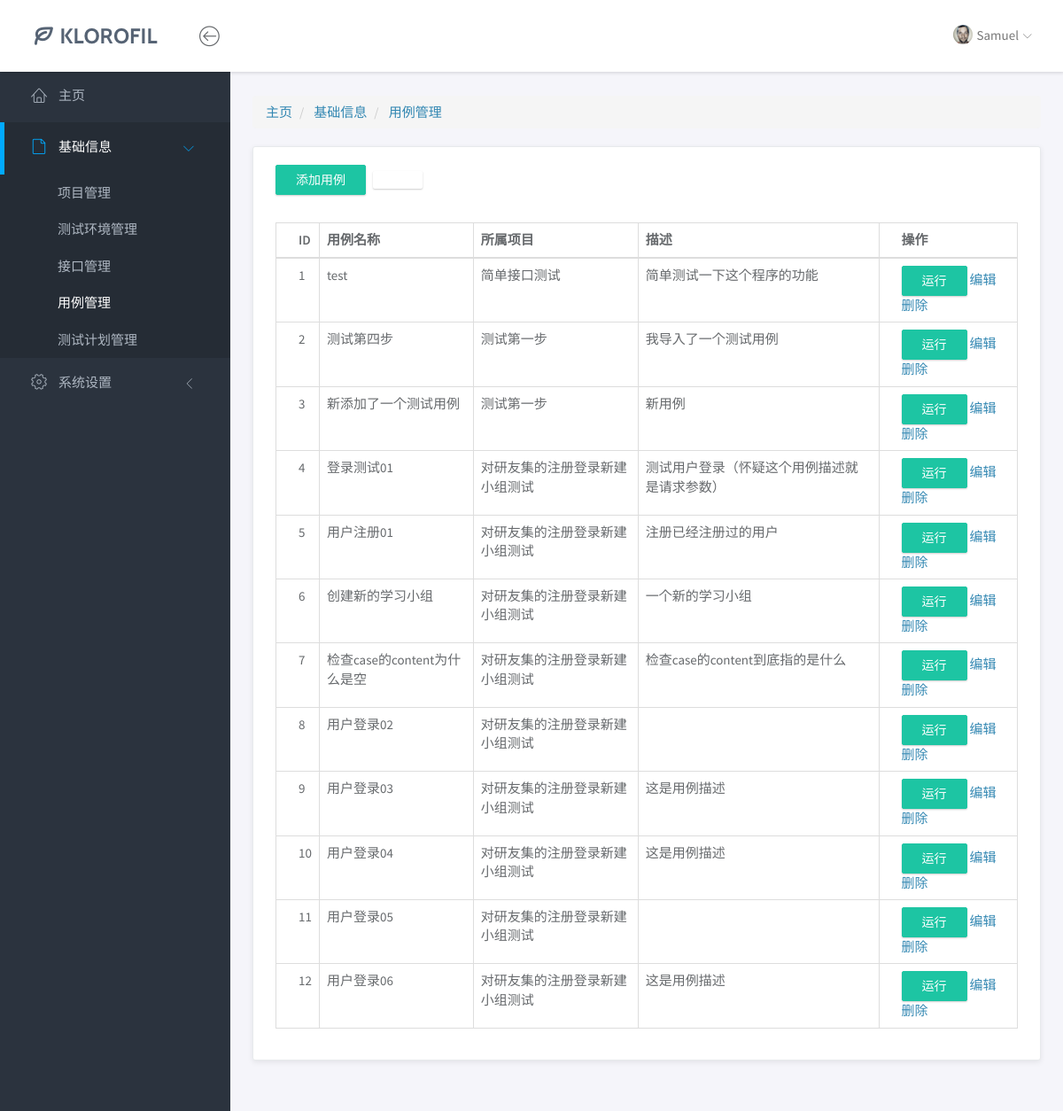
Before: /base/case/ with the older database file.
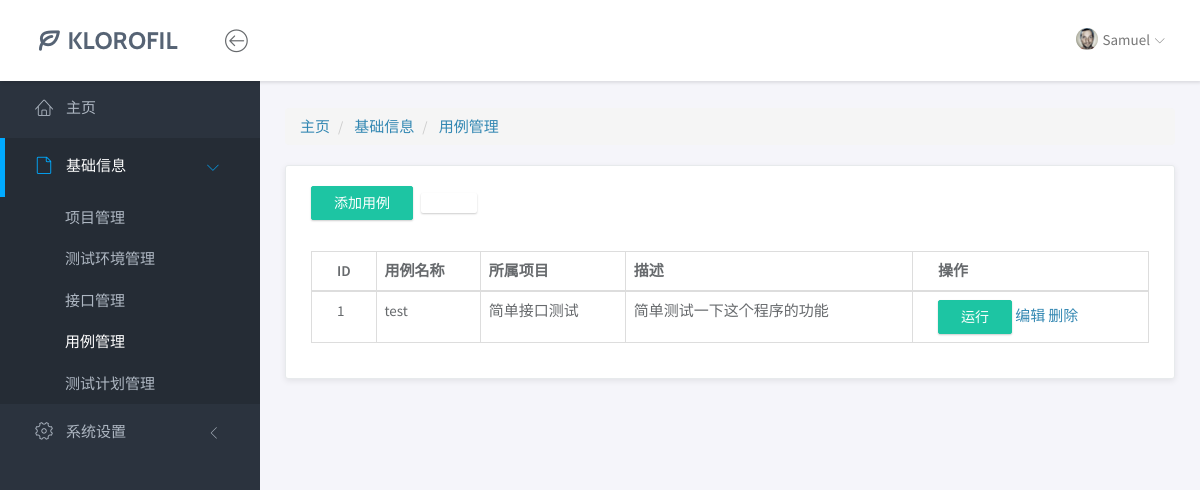
After: the same page with the newer database file.
### base/models.py (models this page shows, shortened)
class Case(models.Model):
    case_id = models.AutoField(primary_key=True, null=False)  # 用例ID
    case_name = models.CharField(max_length=50)               # 用例名称
    project = models.ForeignKey('Project', on_delete=models.CASCADE)  # 所属项目（外键）
    description = models.CharField(max_length=200)           # 用例描述
    content = models.TextField()                             # 用例执行内容（JSON格式）

class Project(models.Model):
    prj_id = models.AutoField(primary_key=True, null=False)   # 项目ID
    prj_name = models.CharField(max_length=50)                # 项目名称
    sign = models.ForeignKey('Sign', on_delete=models.CASCADE)  # 关联的签名信息（外键）
    description = models.CharField(max_length=100)           # 项目描述
    def __str__(self):
        return self.prj_name

### base/views/case_views.py (the view)
# urls.py: path('case/', case_index),
def case_index(request):
    case_list = Case.objects.all()
    return render(request, "base/case/index.html", {"case_list": case_list})

### templates/base/case/index.html (shortened to what this page needs)
{% extends "../../base.html" %}
{% block crumbs %}
<div class="row">
    <div class="col-md-12">
        <ol class="breadcrumb">
            <li>
                <a href="/yqjr/index">主页</a>
            </li>
            <li class="active">
                <a class="this">基础信息</a>
            </li>
            <li class="active">
                <a class="this-page">用例管理</a>
            </li>
        </ol>
    </div>
</div>
{% endblock %}
{% block body %}
<div class="row">
    <div class="col-md-12">
        <div class="panel">
            <div class="panel-heading">
                <a href="/base/case_add/" class="btn btn-primary">添加用例</a>
                <button class="btn btn-primary" onclick="openFileSelector()">外部导入</button>
            </div>
            <div class="panel-body">
                <table class="table table-bordered">
                    <thead>
                    <tr>
                        <th>ID</th>
                        <th>用例名称</th>
                        <th>所属项目</th>
                        <th>描述</th>
                        <th>操作</th>
                    </tr>
                    </thead>
                    <tbody>
                    {% for case in case_list %}
                    <tr>
                        <td>{{ case.case_id }}</td>
                        <td>{{ case.case_name }}</td>
                        <td prj_id="{{ case.project.prj_id }}">{{ case.project }}</td>
                        <td>{{ case.description }}</td>
                        <td>
                            <button class="#runCaseForm btn btn-primary" onclick="debug_button(this);
                            " data-toggle="modal" data-target="#runCaseForm">运行</button>
                            <a href="/base/case_update?case_id={{ case.case_id  }}" class="layui-btn layui-btn-xs"
                               lay-event="edit">编辑</a>
                            <a href="/base/case_delete?case_id={{ case.case_id  }}"
                               class="layui-btn layui-btn-danger layui-btn-xs"
                               lay-event="del">删除</a>
                        </td>
                    </tr>
                    {% endfor %}
                    </tbody>
                </table>
            </div>
        </div>
    </div>
    {% endblock %}

Changed rows visible on the page:
removed Case: case_id "2", case_name "测试第四步", project "测试第一步", description "我导入了一个测试用例"
removed Case: case_id "3", case_name "新添加了一个测试用例", project "测试第一步", description "新用例"
removed Case: case_id "4", case_name "登录测试01", project "对研友集的注册登录新建小组测试", description "测试用户登录（怀疑这个用例描述就是请求参数）"
removed Case: case_id "5", case_name "用户注册01", project "对研友集的注册登录新建小组测试", description "注册已经注册过的用户"
removed Case: case_id "6", case_name "创建新的学习小组", project "对研友集的注册登录新建小组测试", description "一个新的学习小组"
removed Case: case_id "7", case_name "检查case的content为什么是空", project "对研友集的注册登录新建小组测试", description "检查case的content到底指的是什么"
removed Case: case_id "8", case_name "用户登录02", project "对研友集的注册登录新建小组测试"
removed Case: case_id "9", case_name "用户登录03", project "对研友集的注册登录新建小组测试", description "这是用例描述"
removed Case: case_id "10", case_name "用户登录04", project "对研友集的注册登录新建小组测试", description "这是用例描述"
removed Case: case_id "11", case_name "用户登录05", project "对研友集的注册登录新建小组测试"
removed Case: case_id "12", case_name "用户登录06", project "对研友集的注册登录新建小组测试", description "这是用例描述"
